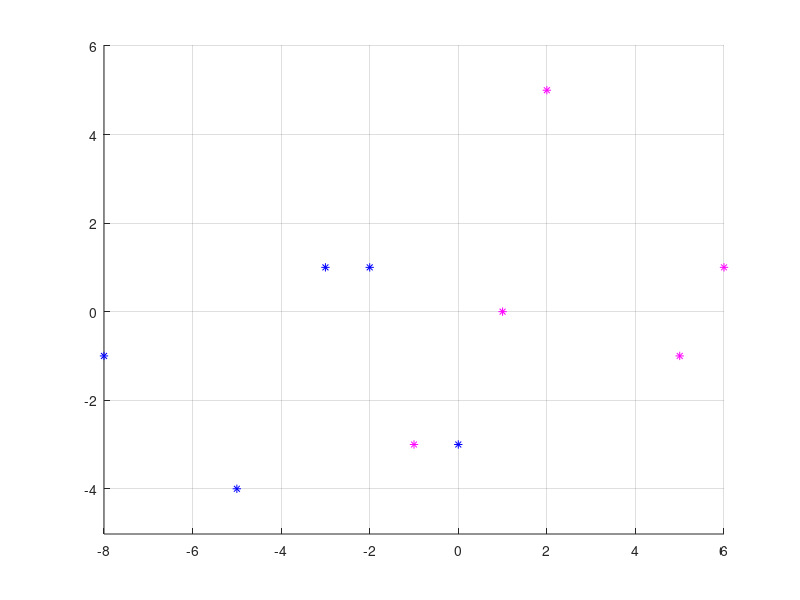

Here is the MATLAB script that generated this plot:
D1 = [-2 1; -5 -4; -3 1; 0 -3; -8 -1];
D2 = [2 5; 1 0; 5 -1; -1 -3; 6 1];

% D1 = [6 9; 5 7];
% D2 = [5 9; 0 10];

b = 1;

ld1 = size(D1,1);
ld2 = size(D2,1);

bb = repmat(b,ld1+ld2,1);

Y = [ones(ld1,1) D1;
     -ones(ld2,1) -D2];
 
a = inv(Y'*Y)*Y'*bb;

figure, scatter(D1(:,1), D1(:,2), 'b', '*')
hold on, scatter(D2(:,1), D2(:,2), 'm', '*')
grid on; axis equal;


d = [D1;D2];
tmp = sum([a(2)*d(:,1) a(3)*d(:,2) repmat(a(1),length(d),1)],2);
idx = double(tmp > 0);
idx(idx==0) = -1;

correct = sum(idx==Y(:,1));
disp(['correct: ' num2str(correct) '/' num2str(size(Y,1))])

% hold on;
% scatter(d(idx,1), d(idx,2), 'g', 'LineWidth', 1.5);
% scatter(d(~idx,1), d(~idx,2), 'o','LineWidth', 1.5);

